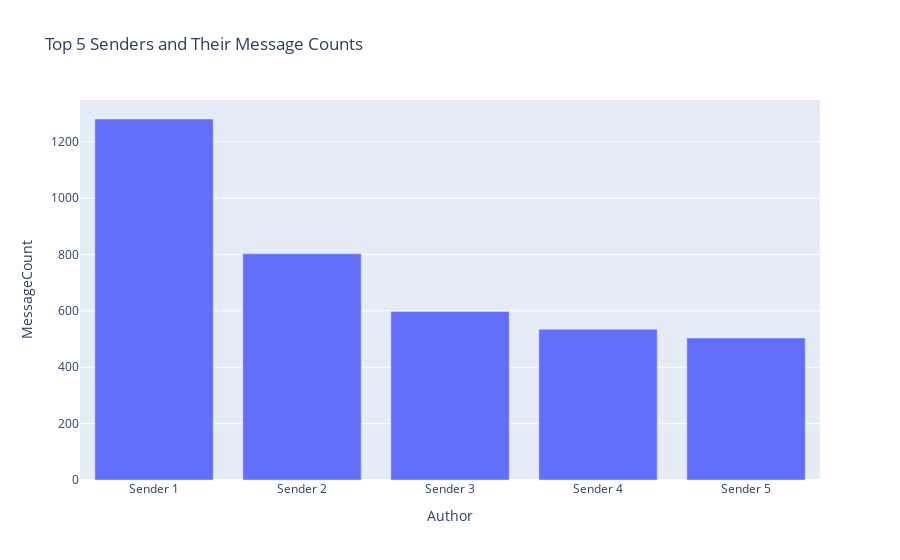

The code cell stored with this chart in its notebook:
### Code cell
author_message_counts = df['Author'].value_counts()

# Sort the author_message_counts in descending order and select the top 5
top_authors = author_message_counts.head(5)

# Create a DataFrame from the top_authors Series
top_authors_df = top_authors.reset_index()
top_authors_df.columns = ['Author', 'MessageCount']

# Plot the bar graph
fig = px.bar(top_authors_df, x='Author', y='MessageCount', title='Top 5 Senders and Their Message Counts')

# Hide every x-axis value


fig.show()

### Figure 1 — Plotly figure (JSON) as saved in the notebook; plotly's stock layout.template omitted (floating-point values rounded to 4 significant figures)
{"data": [{"alignmentgroup": "True", "hovertemplate": "Author=%{x}<br>MessageCount=%{y}<extra></extra>", "legendgroup": "", "marker": {"color": "#636efa", "pattern": {"shape": ""}}, "name": "", "offsetgroup": "", "orientation": "v", "showlegend": false, "textposition": "auto", "type": "bar", "x": ["Sender 1", "Sender 2", "Sender 3", "Sender 4", "Sender 5"], "xaxis": "x", "y": [1281, 803, 598, 535, 504], "yaxis": "y"}], "layout": {"autosize": true, "barmode": "relative", "legend": {"tracegroupgap": 0}, "title": {"text": "Top 5 Senders and Their Message Counts"}, "xaxis": {"anchor": "y", "autorange": true, "domain": [0, 1], "range": [-0.5, 4.5], "title": {"text": "Author"}, "type": "category"}, "yaxis": {"anchor": "x", "autorange": true, "domain": [0, 1], "range": [0, 1348.0], "title": {"text": "MessageCount"}, "type": "linear"}}}
